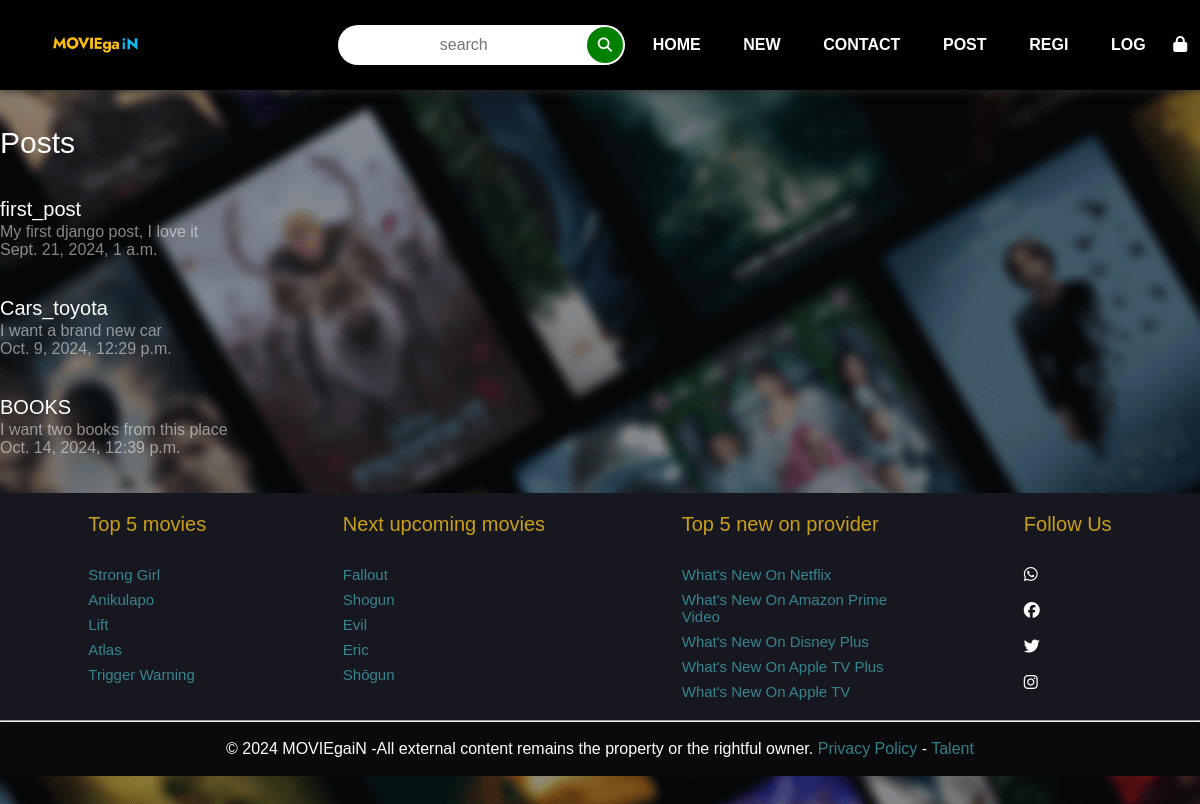
/posts/, run on the app's committed database.
### posts/models.py (models this page shows, shortened)
class Post(models.Model):
    title = models.CharField(max_length=255)
    body = models.TextField()
    slug = models.SlugField()
    date = models.DateTimeField(auto_now_add=True)
    image = models.ImageField(null=True, blank=True, upload_to='images')

### posts/views.py (the view)
# urls.py: path('', views.poster, name="list"),
def poster(request):
    Data = Post.objects.all()
    return render(request, 'posts/poster.html', {'posts': Data})

### posts/templates/posts/poster.html
{% extends 'layout.html' %}
{% load static %}
{% block content %}
<body style="background-image: url('{% static 'imagefolder/images/rawuf.png' %}');">
<br>
    <br>
    <br>
    <br>
    <br>
    <br>
    <br>
<section>
    <h1>Posts</h1>
    <br>
    <br>
{% for post in posts %}
    <div class="Post">
        <a href="{% url 'posts:page' slug=post.slug %}">
            <h2>{{ post.title }}</h2>
        </a>
        <p>{{ post.body }}</p>
        <p>{{ post.date }}</p>
        <br>
        <br>
    </div>
{% endfor %}
</section>
</body>
{% endblock %}

### static/css/style.css (style rules this page uses)
body { color: white; }
* { margin: 0; padding: 0; list-style: none; text-decoration: none; box-sizing: border-box; font-family: sans-serif; }
h1 { color: #fff; font-size: 30px; font-weight: 400; line-height: 34px }
h2 { color: #fff; font-size: 20px; font-weight: 400; line-height: 27px }

### static/css/new.css (style rules this page uses)
body { background-color: rgba(0, 0, 0, 0.918); }

### static/css/post.css (style rules this page uses)
.Post { color: white; }
.Post p { color: rgba(255, 255, 255, 0.514); }

### static/css/cart.css (style rules this page uses)
:root { --main-color: #fd4646; --text-color: #171427; --bg-color: #fff }
body { color: var(--text-color); }

### data on the page
Post: title "first_post", body "My first django post, I love it", date "Sept. 21, 2024, 1 a.m."
Post: title "Cars_toyota", body "I want a brand new car", date "Oct. 9, 2024, 12:29 p.m."
Post: title "BOOKS", body "I want two books from this place", date "Oct. 14, 2024, 12:39 p.m."
